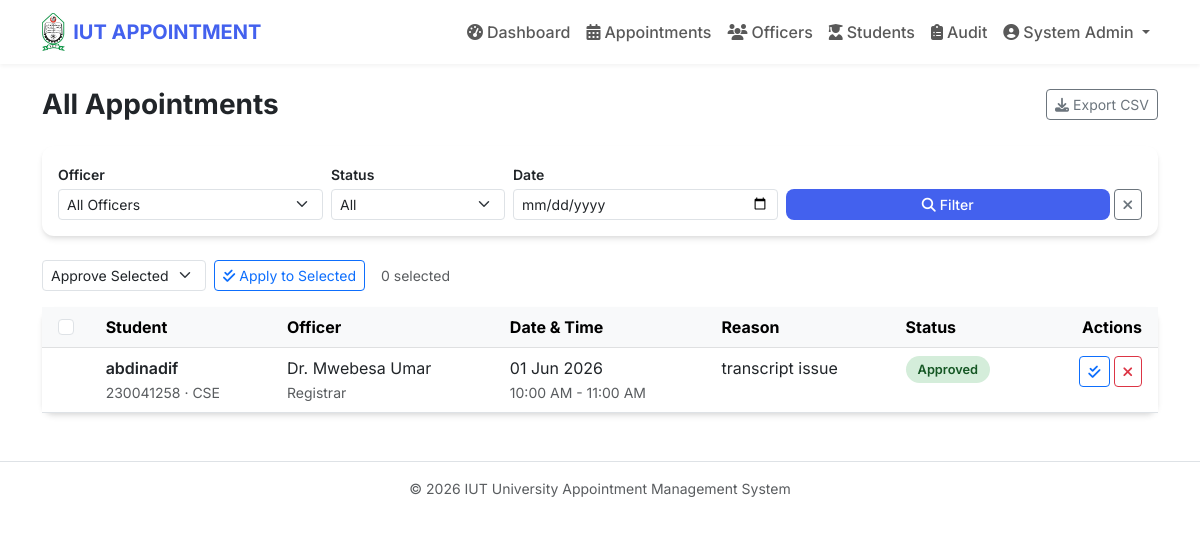
/admin/appointments (signed in), run on the app's committed database.
### models.py (models this page shows, shortened)
class User(db.Model, UserMixin):
    id = db.Column(db.Integer, primary_key=True)
    name = db.Column(db.String(100), nullable=False)
    email = db.Column(db.String(120), unique=True, nullable=False)
    password = db.Column(db.String(200), nullable=False)
    role = db.Column(db.String(20), nullable=False, default='student')
    student_id_num = db.Column(db.String(50), nullable=True)
    department = db.Column(db.String(100), nullable=True)
    dark_mode = db.Column(db.Boolean, default=False)
    is_active = db.Column(db.Boolean, default=True)
    email_verified = db.Column(db.Boolean, default=False)
    email_verify_token = db.Column(db.String(64), nullable=True)
    failed_logins = db.Column(db.Integer, default=0)
    locked_until = db.Column(db.DateTime, nullable=True)
    created_at = db.Column(db.DateTime, default=lambda: datetime.now(timezone.utc))
    last_seen = db.Column(db.DateTime, default=lambda: datetime.now(timezone.utc))
    appointments = db.relationship('Appointment', backref='student_user', lazy=True)
    notifications = db.relationship('Notification', backref='user', lazy=True)

class Appointment(db.Model):
    id = db.Column(db.Integer, primary_key=True)
    user_id = db.Column(db.Integer, db.ForeignKey('user.id'), nullable=False)
    student_name = db.Column(db.String(100), nullable=False)
    student_id_num = db.Column(db.String(50), nullable=False)
    department = db.Column(db.String(100), nullable=False)
    officer_id = db.Column(db.Integer, db.ForeignKey('officer.id'), nullable=False)
    officer = db.relationship('Officer', backref='appointments')
    day = db.Column(db.String(20), nullable=False)
    date = db.Column(db.Date, nullable=False)
    time = db.Column(db.String(20), nullable=False)
    issue = db.Column(db.Text, nullable=False)
    status = db.Column(db.String(20), nullable=False, default='Pending')
    rejection_note = db.Column(db.Text, nullable=True)   # admin rejection reason
    reminder_sent = db.Column(db.Boolean, default=False)
    created_at = db.Column(db.DateTime, default=lambda: datetime.now(timezone.utc))
    waitlist = db.relationship('WaitlistEntry', backref='appointment', lazy=True, cascade='all, delete-orphan')
    priority = db.Column(db.String(20), default='Normal') # New: for Queue & Priority System
    queue_number = db.Column(db.Integer, nullable=True) # New: for Queue & Priority System
    estimated_wait_time = db.Column(db.Integer, nullable=True) # New: for Waiting Time Prediction
    qr_code_data = db.Column(db.String(255), nullable=True) # New: for QR Code Appointment Slip
    status_updated_at = db.Column(db.DateTime, default=lambda: datetime.now(timezone.utc), onupdate=lambda: datetime.now(timezone.utc)) # New: for Live Status Tracking

class Officer(db.Model):
    id = db.Column(db.Integer, primary_key=True)
    name = db.Column(db.String(100), nullable=False)
    designation = db.Column(db.String(100), nullable=False)
    bio = db.Column(db.Text, nullable=True)
    handles = db.Column(db.Text, nullable=True)   # comma-separated issues handled
    email = db.Column(db.String(120), nullable=True)
    room = db.Column(db.String(50), nullable=True)
    photo_url = db.Column(db.String(255), nullable=True)
    is_active = db.Column(db.Boolean, default=True)
    work_start = db.Column(db.String(5), default="08:00")
    work_end = db.Column(db.String(5), default="17:00")
    daily_limit = db.Column(db.Integer, default=0)
    recurring_off_days = db.Column(db.String(20), default="")
    unavailabilities = db.relationship('OfficerUnavailability', backref='officer', lazy=True, cascade='all, delete-orphan')
    working_hours = db.relationship('OfficerWorkingHours', backref='officer', lazy=True, cascade='all, delete-orphan')
    avg_appointment_duration = db.Column(db.Integer, default=15) # New: for waiting time prediction

### routes/admin.py (the view, shortened to what this page needs)
@admin_bp.route('/admin/appointments', methods=['GET', 'POST'])
@login_required
@admin_required
def manage_appointments():
    officer_filter = request.args.get('officer', '')
    status_filter = request.args.get('status', '')
    date_filter = request.args.get('date', '')
    query = Appointment.query.join(Officer)
    if officer_filter:
        query = query.filter(Officer.name == officer_filter)
    if status_filter:
        query = query.filter(Appointment.status == status_filter)
    if date_filter:
        try:
            query = query.filter(Appointment.date == datetime.strptime(date_filter, '%Y-%m-%d').date())
        except ValueError:
            pass
    appointments = query.order_by(Appointment.date.desc(), Appointment.time.desc()).all()
    all_officers = Officer.query.all()
    return render_template('admin/appointments.html', appointments=appointments,
                           all_officers=all_officers,
                           officer_filter=officer_filter, status_filter=status_filter, date_filter=date_filter)

### app.py (called while the page is built)
@login_manager.user_loader
def load_user(user_id):
    return db.session.get(User, int(user_id))

@app.before_request
def check_session_timeout():
    if current_user.is_authenticated:
        last = session.get('last_activity')
        now = datetime.now(timezone.utc).timestamp()
        if last and (now - last) > 30 * 60:
            logout_user()
            session.clear()
            from flask import flash
            flash('Session expired due to inactivity.', 'warning')
            return redirect(url_for('auth.login'))
        session['last_activity'] = now
        session.permanent = True
        current_user.last_seen = datetime.now(timezone.utc)
        db.session.commit()

### routes/admin.py (called while the page is built)
def admin_required(f):
    from functools import wraps
    @wraps(f)
    def decorated(*args, **kwargs):
        if current_user.role not in ('admin', 'super_admin'):
            return redirect(url_for('index'))
        return f(*args, **kwargs)
    return decorated

### templates/admin/appointments.html (shortened to what this page needs)
{% extends "layout.html" %}
{% block content %}
<div class="d-flex justify-content-between align-items-center mb-4 flex-wrap gap-2">
  <h3 class="fw-bold mb-0">All Appointments</h3>
  <a href="{{ url_for('admin.export_csv') }}" class="btn btn-outline-secondary btn-sm"><i class="fas fa-download me-1"></i>Export CSV</a>
</div>
<div class="card mb-4 p-3">
  <form method="GET" class="row g-2 align-items-end">
    <div class="col-md-3">
      <label class="form-label small fw-semibold mb-1">Officer</label>
      <select name="officer" class="form-select form-select-sm">
        <option value="">All Officers</option>
      </select>
    </div>
    <div class="col-md-2">
      <label class="form-label small fw-semibold mb-1">Status</label>
      <select name="status" class="form-select form-select-sm">
        <option value="">All</option>
      </select>
    </div>
    <div class="col-md-3">
      <label class="form-label small fw-semibold mb-1">Date</label>
      <input type="date" name="date" class="form-control form-control-sm" value="{{ date_filter }}">
    </div>
    <div class="col-md-4 d-flex gap-1">
      <button class="btn btn-primary btn-sm w-100"><i class="fas fa-search me-1"></i>Filter</button>
      <a href="{{ url_for('admin.manage_appointments') }}" class="btn btn-outline-secondary btn-sm"><i class="fas fa-times"></i></a>
    </div>
  </form>
</div>
<form method="POST">
  <div class="d-flex align-items-center gap-2 mb-3">
    <select name="bulk_action" class="form-select form-select-sm" style="width:auto;">
      <option value="Approved">Approve Selected</option>
    </select>
    <button type="submit" class="btn btn-sm btn-outline-primary"
            onclick="return confirm('Apply bulk action to selected appointments?')">
      <i class="fas fa-check-double me-1"></i>Apply to Selected
    </button>
    <span class="text-muted small ms-2" id="selectedCount">0 selected</span>
  </div>
  <div class="card">
    <div class="card-body p-0">
      <div class="table-responsive">
        <table class="table table-hover mb-0">
          <thead class="table-light">
            <tr>
              <th class="ps-3"><input type="checkbox" id="selectAll" class="form-check-input"></th>
              <th>Student</th><th>Officer</th><th>Date & Time</th><th>Reason</th><th>Status</th><th class="text-end pe-3">Actions</th>
            </tr>
          </thead>
          <tbody>
          {% if appointments %}
            {% for apt in appointments %}
            <tr>
              <td class="ps-3">
              </td>
              <td>
                <div class="fw-semibold">{{ apt.student_name }}</div>
                <small class="text-muted">{{ apt.student_id_num }} · {{ apt.department }}</small>
              </td>
              <td>{{ apt.officer.name }}<br><small class="text-muted">{{ apt.officer.designation }}</small></td>
              <td>{{ apt.date.strftime('%d %b %Y') if apt.date else 'N/A' }}<br><small class="text-muted">{{ apt.time }}</small></td>
              <td>
                <span class="text-truncate d-inline-block" style="max-width:140px" title="{{ apt.issue }}">{{ apt.issue }}</span>
              </td>
              <td><span class="badge-status status-{{ apt.status.lower() }}">{{ apt.status }}</span></td>
              <td class="text-end pe-3">
                <div class="d-flex gap-1 justify-content-end">
                  {% if apt.status == 'Pending' %}
                    <a href="{{ url_for('admin.update_status', appointment_id=apt.id, status='Approved') }}" class="btn btn-xs btn-sm btn-outline-success" title="Approve"><i class="fas fa-check"></i></a>
                    <a href="{{ url_for('admin.update_status', appointment_id=apt.id, status='Rejected') }}" class="btn btn-xs btn-sm btn-outline-danger" title="Reject with note"><i class="fas fa-times"></i></a>
                  {% elif apt.status == 'Approved' %}
                    <a href="{{ url_for('admin.update_status', appointment_id=apt.id, status='Completed') }}" class="btn btn-xs btn-sm btn-outline-primary" title="Complete"><i class="fas fa-check-double"></i></a>
                    <a href="{{ url_for('admin.update_status', appointment_id=apt.id, status='Rejected') }}" class="btn btn-xs btn-sm btn-outline-danger" title="Reject"><i class="fas fa-times"></i></a>
                  {% endif %}
                </div>
              </td>
            </tr>
            {% endfor %}
          {% else %}
            <tr><td colspan="7" class="text-center py-5 text-muted">No appointments found.</td></tr>
          {% endif %}
          </tbody>
        </table>
      </div>
    </div>
  </div>
</form>
{% endblock %}

### templates/layout.html (shortened to what this page needs)
<!DOCTYPE html>
<html lang="en" data-bs-theme="{{ 'dark' if current_user.is_authenticated and current_user.dark_mode else 'light' }}">
<head>
    <link href="https://cdn.jsdelivr.net/npm/bootstrap@5.3.0/dist/css/bootstrap.min.css" rel="stylesheet">
    <link rel="stylesheet" href="https://cdnjs.cloudflare.com/ajax/libs/font-awesome/6.4.0/css/all.min.css">
</head>
<body>
<nav class="navbar navbar-expand-lg sticky-top">
    <div class="container">
        <a class="navbar-brand d-flex align-items-center" href="{{ url_for('index') }}">
            <img src="{{ url_for('static', filename='iut_logo.png') }}" alt="IUT" height="38" class="me-2" style="object-fit:contain;">
            IUT APPOINTMENT
        </a>
        <div class="collapse navbar-collapse" id="navbarNav">
            <ul class="navbar-nav ms-auto align-items-center">
                {% if current_user.is_authenticated %}
                    {% if current_user.role == 'super_admin' %}
                        <li class="nav-item"><a class="nav-link" href="{{ url_for('super_admin.dashboard') }}"><i class="fas fa-shield-alt me-1"></i>Control Panel</a></li>
                        <li class="nav-item"><a class="nav-link" href="{{ url_for('admin.dashboard') }}"><i class="fas fa-tachometer-alt me-1"></i>Admin View</a></li>
                        <li class="nav-item"><a class="nav-link" href="{{ url_for('super_admin.audit_log') }}"><i class="fas fa-history me-1"></i>Audit Log</a></li>
                    {% elif current_user.role == 'admin' %}
                        <li class="nav-item"><a class="nav-link" href="{{ url_for('admin.dashboard') }}"><i class="fas fa-tachometer-alt me-1"></i>Dashboard</a></li>
                        <li class="nav-item"><a class="nav-link" href="{{ url_for('admin.manage_appointments') }}"><i class="fas fa-calendar-alt me-1"></i>Appointments</a></li>
                        <li class="nav-item"><a class="nav-link" href="{{ url_for('admin.manage_officers') }}"><i class="fas fa-users me-1"></i>Officers</a></li>
                        <li class="nav-item"><a class="nav-link" href="{{ url_for('admin.manage_students') }}"><i class="fas fa-user-graduate me-1"></i>Students</a></li>
                        <li class="nav-item"><a class="nav-link" href="{{ url_for('admin.audit_log') }}"><i class="fas fa-clipboard-list me-1"></i>Audit</a></li>
                    {% endif %}
                    <li class="nav-item dropdown">
                        <a class="nav-link dropdown-toggle position-relative" href="#" data-bs-toggle="dropdown">
                            <i class="fas fa-user-circle me-1"></i>{{ current_user.name }}
                            {% set unread = current_user.notifications | selectattr('is_read','equalto',false) | list %}
                        </a>
                    </li>
                {% else %}
                    <li class="nav-item"><a class="nav-link" href="{{ url_for('auth.login') }}">Login</a></li>
                    <li class="nav-item"><a class="nav-link" href="{{ url_for('auth.register') }}">Register</a></li>
                {% endif %}
            </ul>
        </div>
    </div>
</nav>
<div class="container mt-4 mb-5">
    {% block content %}{% endblock %}
</div>
<footer class="py-3 text-center text-muted small border-top">
    &copy; 2026 IUT University Appointment Management System
</footer>
</body>
</html>

### templates/layout.html (style rules this page uses)
:root { --primary-color: #4361ee; --secondary-color: #3f37c9; --card-shadow: 0 4px 6px -1px rgba(0,0,0,.1), 0 2px 4px -1px rgba(0,0,0,.06); }
body { font-family: 'Inter', sans-serif; }
.navbar { box-shadow: 0 2px 4px rgba(0,0,0,.05); }
.navbar-brand { font-weight: 700; color: var(--primary-color) !important; }
.card { border: none; border-radius: 12px; box-shadow: var(--card-shadow); }
.btn-primary { background-color: var(--primary-color); border: none; border-radius: 8px; font-weight: 500; }
.nav-link { font-weight: 500; }
.status-approved { background-color:#d4edda; color:#155724; }
.badge-status { padding:6px 12px; border-radius:20px; font-size:.8rem; font-weight:600; }

### data on the page
User: name "System Admin"
Appointment: student_name "abdinadif", student_id_num "230041258", department "CSE", officer.name "Dr. Mwebesa Umar", officer.designation "Registrar", date "01 Jun 2026", time "10:00 AM - 11:00 AM", issue "transcript issue", status "Approved"
